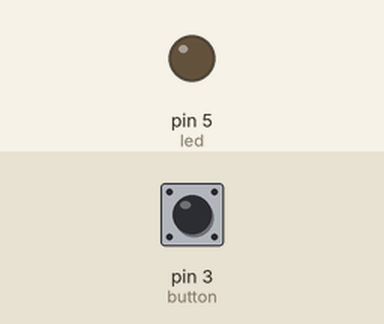
Recording of a sketch running on a simulated Arduino Uno, built with avr-gcc and run on an emulated ATmega328P. Shown: output pins drawn as LEDs (lit = HIGH). Dashed ring = blinking. The test bench sets the inputs (shaded band); at power-on: pin 3 (button) HIGH.

Above: at 1.6 s.
1.7 s: pin 3 (button) pulled LOW for 3.2 s
At 2.2 s:
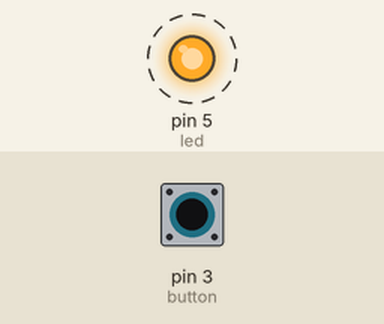
6.4 s: pin 3 (button) pulled LOW for 1 s
At 8.2 s:
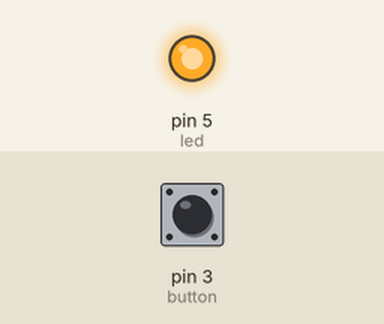
8.9 s: pin 3 (button) pulled LOW for 0.5 s
At 9.7 s:
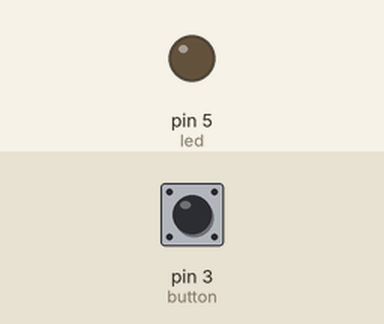
Timing chart, 0 to 11.9 s (numbered marks = the images above; inputs shaded):
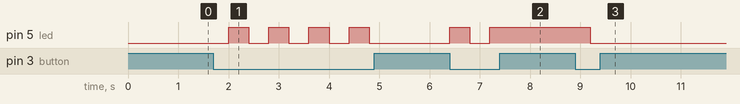

The sketch:

Digital_input.ino
```cpp
//Define pin's name
const int led = 5;
const int button  = 3;

void setup() {
  Serial.begin (9600);
  pinMode (button,INPUT_PULLUP);
  pinMode (led,OUTPUT);
}

void loop() {
  bool button_state = digitalRead (button);

  if (button_state == false){
    if (digitalRead(led) == LOW){
      digitalWrite (led,HIGH);
    } else {
      digitalWrite (led, LOW);
    }
  }

delay (400);
}
```

Measured:
- after the input at 1.7 s, pin 5 (led): alternates HIGH for 0.40 s and LOW for 0.40 s, 8 changes in all, then stays LOW, starting after 0.30 s
- after the input at 6.4 s, pin 5 (led): LOW → HIGH at once, → LOW 0.40 s later, → HIGH 0.40 s later
- after the input at 8.9 s, pin 5 (led): HIGH → LOW after 0.30 s
